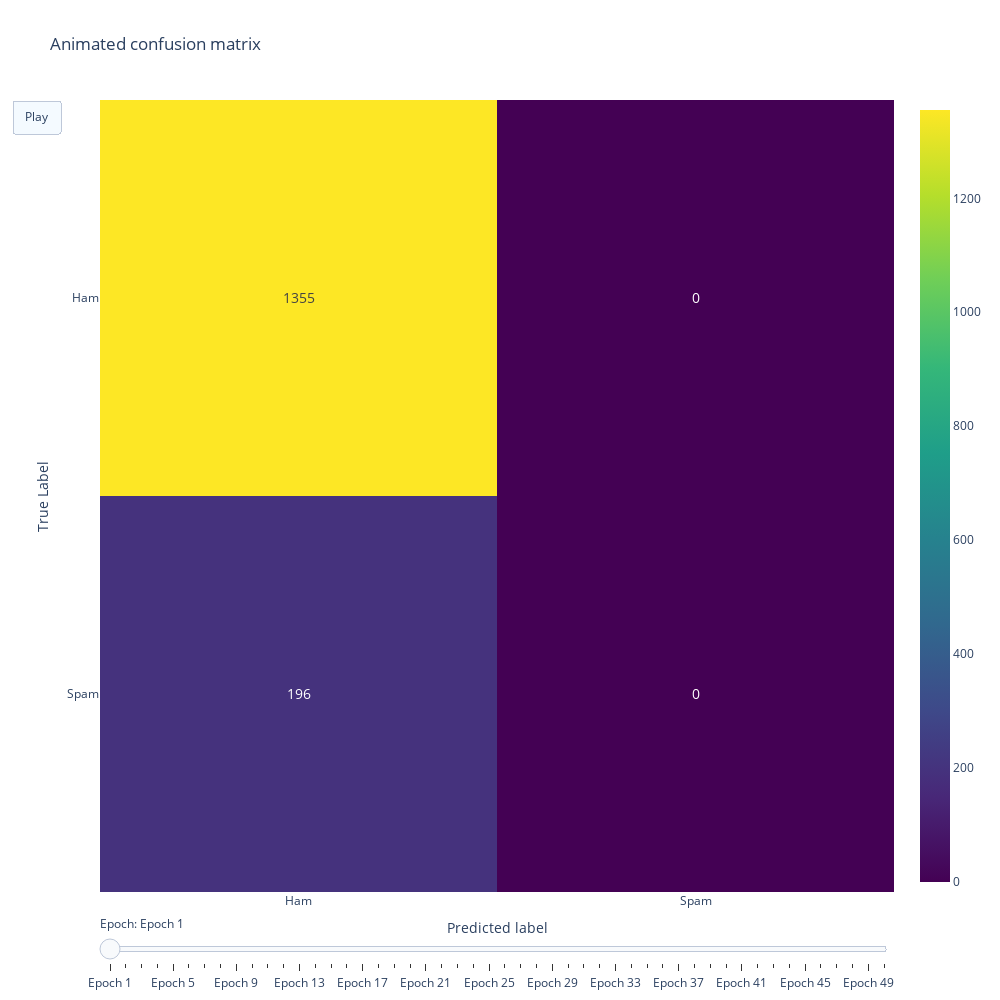

Here is the notebook cell this chart was saved with:
### Markdown cell above
### Confusion matrix (animated)

### Code cell
def plot_confusion_matrices(confusion_matrices):
    epochs = range(1, k_epochs + 1)
    frames = []

    # Create a frame per epoch
    for epoch, cm in zip(epochs, confusion_matrices):
        annotations = [[f'{value}' for value in row] for row in cm]
        frame = go.Frame(data=[go.Heatmap(
            z=cm, 
            text=annotations,
            colorscale='Viridis',                       # mimic default color of sklearn.metrics.confusion_matrix()
            hoverinfo='skip',                           # ! Hide hover info (x, y, z)
            showscale=True,                             # colorbar visible
            texttemplate="%{text}",                     # string to be displayed in the cells
            textfont={"size": 14},  
        )], name=f"Epoch {epoch}")
        frames.append(frame)

    # Initialization with the first confusion matrix
    fig = go.Figure(
        data=[go.Heatmap(
            z=confusion_matrices[0], 
            text=[[f'{value}' for value in row] for row in confusion_matrices[0]], 
            colorscale='Viridis',
            hoverinfo='skip',  
            showscale=True,  
            texttemplate="%{text}",  
            textfont={"size": 14},  
        )],
        layout=go.Layout(
            autosize=False,
            width=1000,
            height=1000,
            title="Animated confusion matrix",
            xaxis_title="Predicted label",
            yaxis_title="True Label",
            # Make sure 0 is on top and 1 is bottom on y axis 
            # Make sure we read "Ham" and "Spam"
            xaxis=dict(
                tickvals=[0, 1], 
                ticktext=["Ham", "Spam"]
            ),
            yaxis=dict(
                tickvals=[0, 1],  
                ticktext=["Spam", "Ham"],  
                categoryorder="array",  
                categoryarray=[1, 0]  
            ),
            updatemenus=[{
                'type': 'buttons',
                'buttons': [{
                    'label': 'Play',
                    'method': 'animate',
                    'args': [None, {
                        'frame': {'duration': 500, 'redraw': True},
                        'fromcurrent': True,
                        'mode': 'immediate',
                    }]
                }]
            }]
        ),
        frames=frames  # assign frames to the Figure
    )

    # Add a slider
    fig.update_layout(
        sliders=[{
            'steps': [{
                'args': [[f"Epoch {epoch}"], {'frame': {'duration': 500, 'redraw': True}}],
                'label': f'Epoch {epoch}',
                'method': 'animate'
            } for epoch in epochs],
            'currentvalue': {'prefix': 'Epoch: '}
        }]
    )
    fig.show()

plot_confusion_matrices(confusion_matrices)

### Figure 1 — Plotly figure (JSON) as saved in the notebook; plotly's stock layout.template omitted (floating-point values rounded to 4 significant figures)
{"data": [{"colorscale": [[0, "#440154"], [0.1111, "#482878"], [0.2222, "#3e4989"], [0.3333, "#31688e"], [0.4444, "#26828e"], [0.5556, "#1f9e89"], [0.6667, "#35b779"], [0.7778, "#6ece58"], [0.8889, "#b5de2b"], [1, "#fde725"]], "hoverinfo": "skip", "showscale": true, "text": [["196", "0"], ["1355", "0"]], "textfont": {"size": 14}, "texttemplate": "%{text}", "type": "heatmap", "z": [[196, 0], [1355, 0]]}], "layout": {"autosize": false, "height": 1000, "sliders": [{"currentvalue": {"prefix": "Epoch: "}, "steps": [{"args": [["Epoch 1"], {"frame": {"duration": 500, "redraw": true}}], "label": "Epoch 1", "method": "animate"}, {"args": [["Epoch 2"], {"frame": {"duration": 500, "redraw": true}}], "label": "Epoch 2", "method": "animate"}, {"args": [["Epoch 3"], {"frame": {"duration": 500, "redraw": true}}], "label": "Epoch 3", "method": "animate"}, {"args": [["Epoch 4"], {"frame": {"duration": 500, "redraw": true}}], "label": "Epoch 4", "method": "animate"}, {"args": [["Epoch 5"], {"frame": {"duration": 500, "redraw": true}}], "label": "Epoch 5", "method": "animate"}, {"args": [["Epoch 6"], {"frame": {"duration": 500, "redraw": true}}], "label": "Epoch 6", "method": "animate"}, {"args": [["Epoch 7"], {"frame": {"duration": 500, "redraw": true}}], "label": "Epoch 7", "method": "animate"}, {"args": [["Epoch 8"], {"frame": {"duration": 500, "redraw": true}}], "label": "Epoch 8", "method": "animate"}, {"args": [["Epoch 9"], {"frame": {"duration": 500, "redraw": true}}], "label": "Epoch 9", "method": "animate"}, {"args": [["Epoch 10"], {"frame": {"duration": 500, "redraw": true}}], "label": "Epoch 10", "method": "animate"}, {"args": [["Epoch 11"], {"frame": {"duration": 500, "redraw": true}}], "label": "Epoch 11", "method": "animate"}, {"args": [["Epoch 12"], {"frame": {"duration": 500, "redraw": true}}], "label": "Epoch 12", "method": "animate"}, {"args": [["Epoch 13"], {"frame": {"duration": 500, "redraw": true}}], "label": "Epoch 13", "method": "animate"}, {"args": [["Epoch 14"], {"frame": {"duration": 500, "redraw": true}}], "label": "Epoch 14", "method": "animate"}, {"args": [["Epoch 15"], {"frame": {"duration": 500, "redraw": true}}], "label": "Epoch 15", "method": "animate"}, {"args": [["Epoch 16"], {"frame": {"duration": 500, "redraw": true}}], "label": "Epoch 16", "method": "animate"}, {"args": [["Epoch 17"], {"frame": {"duration": 500, "redraw": true}}], "label": "Epoch 17", "method": "animate"}, {"args": [["Epoch 18"], {"frame": {"duration": 500, "redraw": true}}], "label": "Epoch 18", "method": "animate"}, {"args": [["Epoch 19"], {"frame": {"duration": 500, "redraw": true}}], "label": "Epoch 19", "method": "animate"}, {"args": [["Epoch 20"], {"frame": {"duration": 500, "redraw": true}}], "label": "Epoch 20", "method": "animate"}, {"args": [["Epoch 21"], {"frame": {"duration": 500, "redraw": true}}], "label": "Epoch 21", "method": "animate"}, {"args": [["Epoch 22"], {"frame": {"duration": 500, "redraw": true}}], "label": "Epoch 22", "method": "animate"}, {"args": [["Epoch 23"], {"frame": {"duration": 500, "redraw": true}}], "label": "Epoch 23", "method": "animate"}, {"args": [["Epoch 24"], {"frame": {"duration": 500, "redraw": true}}], "label": "Epoch 24", "method": "animate"}, {"args": [["Epoch 25"], {"frame": {"duration": 500, "redraw": true}}], "label": "Epoch 25", "method": "animate"}, {"args": [["Epoch 26"], {"frame": {"duration": 500, "redraw": true}}], "label": "Epoch 26", "method": "animate"}, {"args": [["Epoch 27"], {"frame": {"duration": 500, "redraw": true}}], "label": "Epoch 27", "method": "animate"}, {"args": [["Epoch 28"], {"frame": {"duration": 500, "redraw": true}}], "label": "Epoch 28", "method": "animate"}, {"args": [["Epoch 29"], {"frame": {"duration": 500, "redraw": true}}], "label": "Epoch 29", "method": "animate"}, {"args": [["Epoch 30"], {"frame": {"duration": 500, "redraw": true}}], "label": "Epoch 30", "method": "animate"}, {"args": [["Epoch 31"], {"frame": {"duration": 500, "redraw": true}}], "label": "Epoch 31", "method": "animate"}, {"args": [["Epoch 32"], {"frame": {"duration": 500, "redraw": true}}], "label": "Epoch 32", "method": "animate"}, {"args": [["Epoch 33"], {"frame": {"duration": 500, "redraw": true}}], "label": "Epoch 33", "method": "animate"}, {"args": [["Epoch 34"], {"frame": {"duration": 500, "redraw": true}}], "label": "Epoch 34", "method": "animate"}, {"args": [["Epoch 35"], {"frame": {"duration": 500, "redraw": true}}], "label": "Epoch 35", "method": "animate"}, {"args": [["Epoch 36"], {"frame": {"duration": 500, "redraw": true}}], "label": "Epoch 36", "method": "animate"}, {"args": [["Epoch 37"], {"frame": {"duration": 500, "redraw": true}}], "label": "Epoch 37", "method": "animate"}, {"args": [["Epoch 38"], {"frame": {"duration": 500, "redraw": true}}], "label": "Epoch 38", "method": "animate"}, {"args": [["Epoch 39"], {"frame": {"duration": 500, "redraw": true}}], "label": "Epoch 39", "method": "animate"}, {"args": [["Epoch 40"], {"frame": {"duration": 500, "redraw": true}}], "label": "Epoch 40", "method": "animate"}, {"args": [["Epoch 41"], {"frame": {"duration": 500, "redraw": true}}], "label": "Epoch 41", "method": "animate"}, {"args": [["Epoch 42"], {"frame": {"duration": 500, "redraw": true}}], "label": "Epoch 42", "method": "animate"}, {"args": [["Epoch 43"], {"frame": {"duration": 500, "redraw": true}}], "label": "Epoch 43", "method": "animate"}, {"args": [["Epoch 44"], {"frame": {"duration": 500, "redraw": true}}], "label": "Epoch 44", "method": "animate"}, {"args": [["Epoch 45"], {"frame": {"duration": 500, "redraw": true}}], "label": "Epoch 45", "method": "animate"}, {"args": [["Epoch 46"], {"frame": {"duration": 500, "redraw": true}}], "label": "Epoch 46", "method": "animate"}, {"args": [["Epoch 47"], {"frame": {"duration": 500, "redraw": true}}], "label": "Epoch 47", "method": "animate"}, {"args": [["Epoch 48"], {"frame": {"duration": 500, "redraw": true}}], "label": "Epoch 48", "method": "animate"}, {"args": [["Epoch 49"], {"frame": {"duration": 500, "redraw": true}}], "label": "Epoch 49", "method": "animate"}, {"args": [["Epoch 50"], {"frame": {"duration": 500, "redraw": true}}], "label": "Epoch 50", "method": "animate"}]}], "title": {"text": "Animated confusion matrix"}, "updatemenus": [{"buttons": [{"args": [null, {"frame": {"duration": 500, "redraw": true}, "fromcurrent": true, "mode": "immediate"}], "label": "Play", "method": "animate"}], "type": "buttons"}], "width": 1000, "xaxis": {"ticktext": ["Ham", "Spam"], "tickvals": [0, 1], "title": {"text": "Predicted label"}}, "yaxis": {"categoryarray": [1, 0], "categoryorder": "array", "ticktext": ["Spam", "Ham"], "tickvals": [0, 1], "title": {"text": "True Label"}}}}
